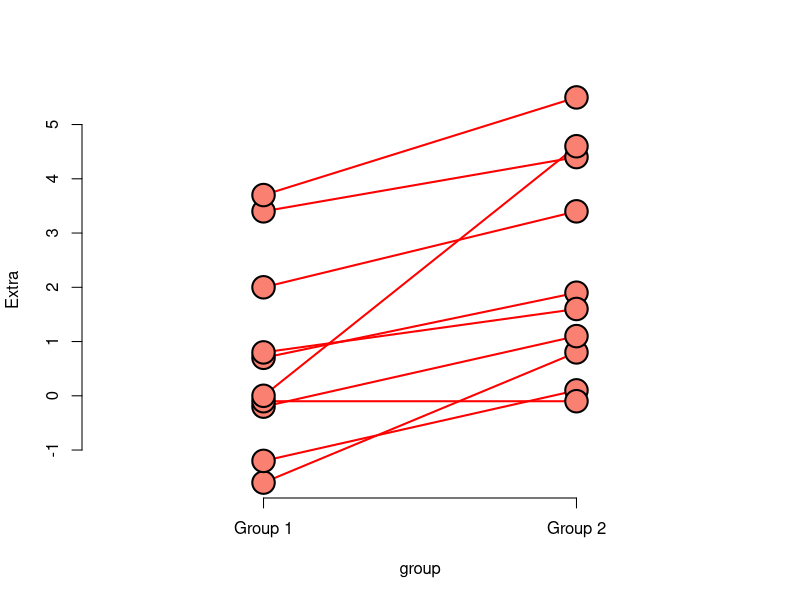

This chart was generated by the following R code:
## ---- chunk 1
knitr::opts_chunk$set(echo = TRUE)
## ---- chunk 2

data(sleep)
x1 <- sleep$extra[sleep$group == 1]
x2 <- sleep$extra[sleep$group == 2]
n1 <- length(x1)
n2 <- length(x2)
sp <- sqrt( ((n1 - 1) * sd(x1)^2 + (n2-1) * sd(x2)^2) / (n1 + n2-2))
md <- mean(x1) - mean(x2)
semd <- sp * sqrt(1 / n1 + 1/n2)
md + c(-1, 1) * qt(.975, n1 + n2 - 2) * semd
t.test(x1, x2, paired = FALSE, var.equal = TRUE)$conf
t.test(x1, x2, paired = TRUE)$conf

## ---- chunk 3

plot(c(0.5, 2.5), range(x1, x2), type = "n", frame = FALSE, xlab = "group", ylab = "Extra", axes = FALSE)
axis(2)
axis(1, at = 1 : 2, labels = c("Group 1", "Group 2"))
for (i in 1 : n1) lines(c(1, 2), c(x1[i], x2[i]), lwd = 2, col = "red")
for (i in 1 : n1) points(c(1, 2), c(x1[i], x2[i]), lwd = 2, col = "black", bg = "salmon", pch = 21, cex = 3)

## ---- chunk 4

 range(x1)
#[1] -1.6  3.7
range(x2)
#[1] -0.1  5.5

## ---- chunk 5

difference <- x2-x1
mean(difference)
#[1] 1.58
mn <- mean(difference)

s <- sd(difference)

mn + c(-1,1)*qt(.975,9)*s/sqrt(10)
#[1] 0.7001142 2.4598858

## ---- chunk 6
#Other ways to do the t test in R: 
as.vector(t.test(difference)$conf.int)
#[1] 0.7001142 2.4598858
#attr(,"conf.level")
#[1] 0.95

#as.vector(t.test(x2, x1, paired = TRUE)$conf.int),

#as.vector(t.test(extra ~ I(relevel(group, 2)), paired = TRUE, data = sleep)$conf.int)

## ---- chunk 7
#scratch
sp <- 7 * 15.34^2 + 20 * 18.23^2
ns <-(8 + 21 - 2)*sp 

 sp <- sqrt(sp/ns)
 sp

## ---- chunk 8

sp <- sqrt((7 * 15.34^2 + 20 * 18.23^2) / (8 + 21 - 2))
132.86 - 127.44 + c(-1, 1) * qt(.975, 27) * sp * (1 / 8 + 1 / 21)^.5
## ---- chunk 9
#Our numbers were 15.34 with size 8 and 18.23 with size 21.

num <- (15.34^2/8 + 18.23^2/21)^2
den <- 15.34^4/8^2/7 + 18.23^4/21^2/20
mydf <- num/den

132.86-127.44 +c(-1,1)*qt(.975,mydf)*sqrt(15.34^2/8 + 18.23^2/21)
#[1] -8.913327 19.753327

